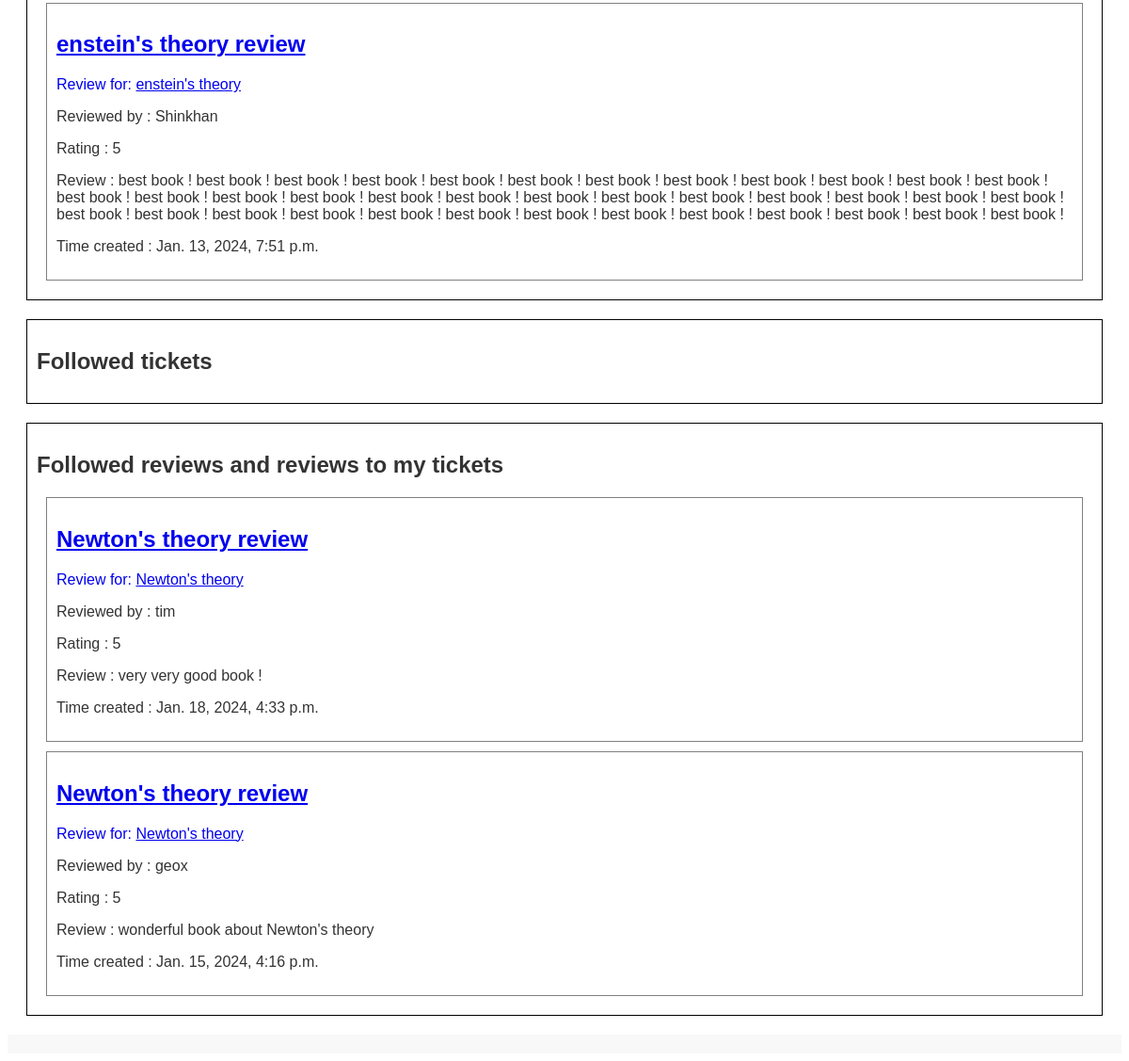
/feed/ (signed in, lower part), run on an earlier commit of the app's database.
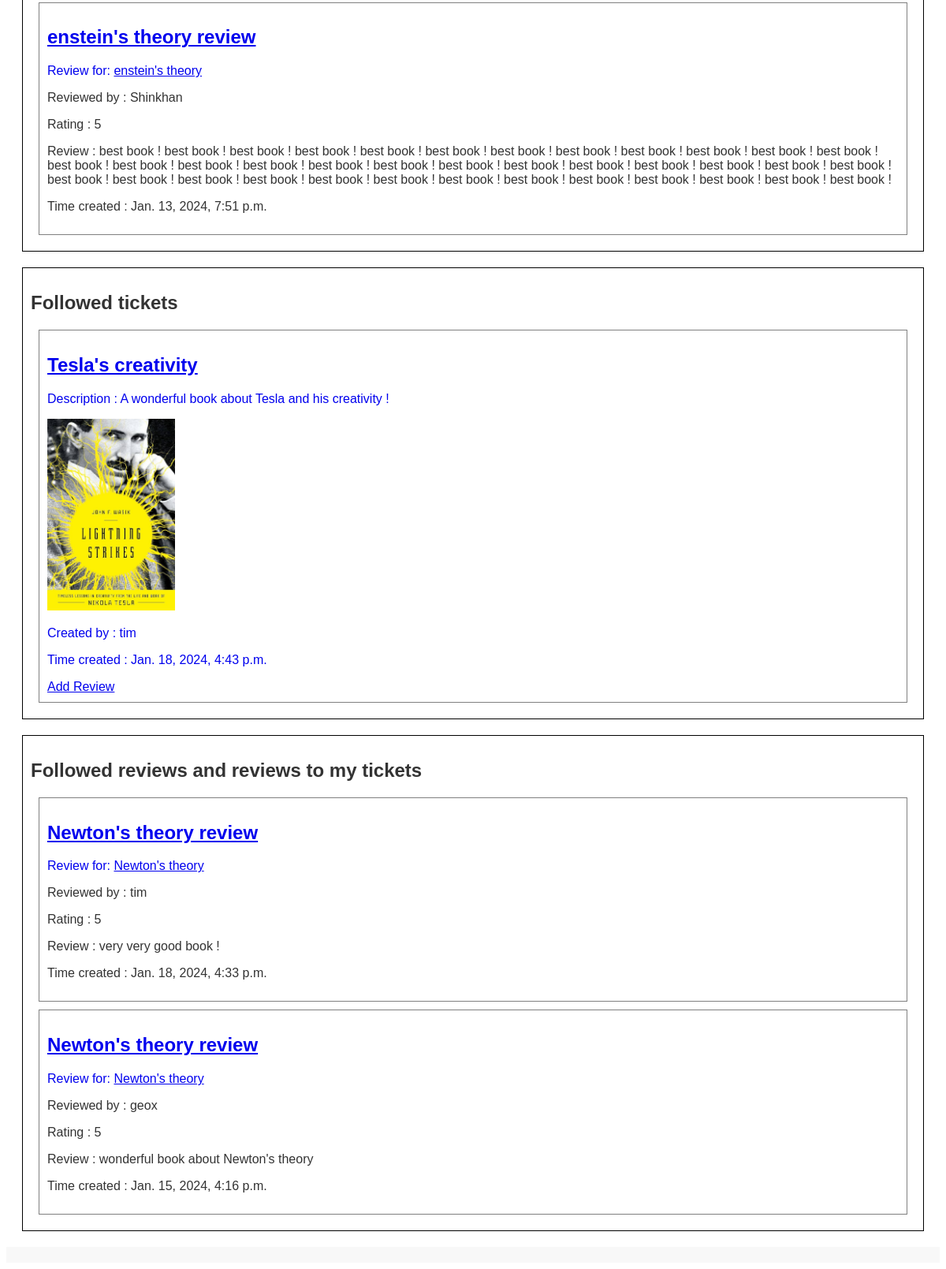
And on a later commit of the database.
### my_LITRevu_app/models.py (models this page shows, shortened)
class Review(models.Model):
    ticket = models.ForeignKey(to=Ticket, on_delete=models.CASCADE)
    rating = models.PositiveSmallIntegerField(
        validators=[MinValueValidator(0), MaxValueValidator(5)])
    user = models.ForeignKey(
        to=settings.AUTH_USER_MODEL, on_delete=models.CASCADE)
    headline = models.CharField(max_length=128)
    body = models.TextField(max_length=8192, blank=True)
    time_created = models.DateTimeField(auto_now_add=True)

class Ticket(models.Model):
    title = models.CharField(max_length=128, unique=True)
    description = models.TextField(max_length=2048, blank=True)
    user = models.ForeignKey(
        to=settings.AUTH_USER_MODEL, on_delete=models.CASCADE)
    image = models.ImageField(blank=True, null=True)
    time_created = models.DateTimeField(auto_now_add=True)

### my_LITRevu_app/views.py (the view)
# urls.py: path('feed/', views.feed, name='feed'),
@login_required(login_url='login')
def feed(request):
    def get_users_viewable_reviews(user):
        following_users = UserFollows.objects.filter(user=user).values(
            'followed_user')
        return Review.objects.filter(user__in=following_users)
    def get_users_viewable_tickets(user):
        following_users = UserFollows.objects.filter(user=user).values(
            'followed_user')
        tickets = Ticket.objects.filter(user__in=following_users).order_by(
            '-time_created')
        for ticket in tickets:
            ticket.can_add_review = (
                ticket.review_set.filter(user=user).exists())
        return tickets
    reviews = get_users_viewable_reviews(request.user)
    reviews = reviews.annotate(content_type=Value('REVIEW', CharField()))
    reviews_to_my_tickets = (Review.objects.filter(ticket__user=request.user)
                             .exclude(user=request.user))
    reviews_followed = (reviews | reviews_to_my_tickets).distinct().order_by(
        '-time_created')
    tickets_followed = get_users_viewable_tickets(request.user)
    tickets_followed = (tickets_followed
                        .annotate(content_type=Value('TICKET', CharField())))
    user_tickets = Ticket.objects.filter(user=request.user).order_by(
        '-time_created')
    user_tickets = (user_tickets
                    .annotate(content_type=Value('TICKET', CharField())))
    user_reviews = Review.objects.filter(user=request.user).order_by(
        '-time_created')
    user_reviews = (user_reviews
                    .annotate(content_type=Value('REVIEW', CharField())))
    context = {"user_tickets": user_tickets, "user_reviews": user_reviews,
               "reviews": reviews, "tickets": tickets_followed,
               "reviews_followed": reviews_followed,
               "tickets_followed": tickets_followed, "user": request.user}
    return render(request, 'my_LITRevu_app/feed.html', context)

### templates/my_LITRevu_app/feed.html (shortened to what this page needs)
{% extends 'base_generic.html'%}
{% block content%}
<div style="border: 1px solid black; margin-top: 20px; padding: 10px;">
    {% for review in user_reviews %}
        <div style="border: 1px solid grey; margin: 10px; padding: 10px;">
            <a href="{% url 'view_review' review.id %}" class="review-link">
                {% include 'my_LITRevu_app/reviews/review_snippet.html' %}
            </a>
        </div>
    {% endfor %}
</div>
<div style="border: 1px solid black; margin-top: 20px; padding: 10px;">
    <h2>Followed tickets</h2>
    {% for ticket in tickets_followed %}
        <div style="border: 1px solid grey; margin: 10px; padding: 10px;">
            <a href="{% url 'view_ticket' ticket.id %}" class="ticket-link">
                {% include 'my_LITRevu_app/tickets/ticket_snippet.html' %}
            </a>
            {% if not ticket.can_add_review %}
                <a href="{% url 'add_review_to_ticket' ticket.id %}" class="btn btn-primary">Add Review</a>
            {% endif %}
        </div>
    {% endfor %}
</div>
<div style="border: 1px solid black; margin-top: 20px; padding: 10px;">
    <h2>Followed reviews and reviews to my tickets</h2>
    {% for review in reviews_followed %}
        <div style="border: 1px solid grey; margin: 10px; padding: 10px;">
            <a href="{% url 'view_review' review.id %}" class="review-link">
                {% include 'my_LITRevu_app/reviews/review_snippet.html' %}
            </a>
        </div>
    {% endfor %}
</div>
{% endblock %}

### templates/my_LITRevu_app/tickets/ticket_snippet.html
<div class="ticket">
    <h2 class="ticket-title">{{ ticket.title }}</h2>
    <p>Description : {{ ticket.description }}</p>
    {% if ticket.image %}
        <div style="width: 15%; height: 15%; overflow: hidden;">
            <img src="{{ ticket.image.url }}" alt="This is the cover or the image representing the {{ ticket.title }} item" style="max-width: 100%;">
        </div>
    {% endif %}
    <p>Created by : {{ ticket.user.username }}</p>
    <p>Time created : {{ ticket.time_created }}</p>
</div>

### templates/my_LITRevu_app/reviews/review_snippet.html
<div class="review">
    <h2 class="review-headline">{{ review.headline }}</h2>
    <p>Review for: <a href="{% url 'view_ticket' review.ticket.id %}">{{ review.ticket.title }}</a></p>
    <p>Reviewed by : {{ review.user.username }}</p>
    <p>Rating : {{ review.rating }}</p>
    <p> Review : {{ review.body }}</p>
    <p>Time created : {{ review.time_created }}</p>
</div>

What changed in the data, as far as the page shows it:
now on this page (row edited): Ticket: title "Tesla's creativity", description "A wonderful book about Tesla and his creativity !", image (picture), user.username "tim", time_created "Jan. 18, 2024, 4:43 p.m."
